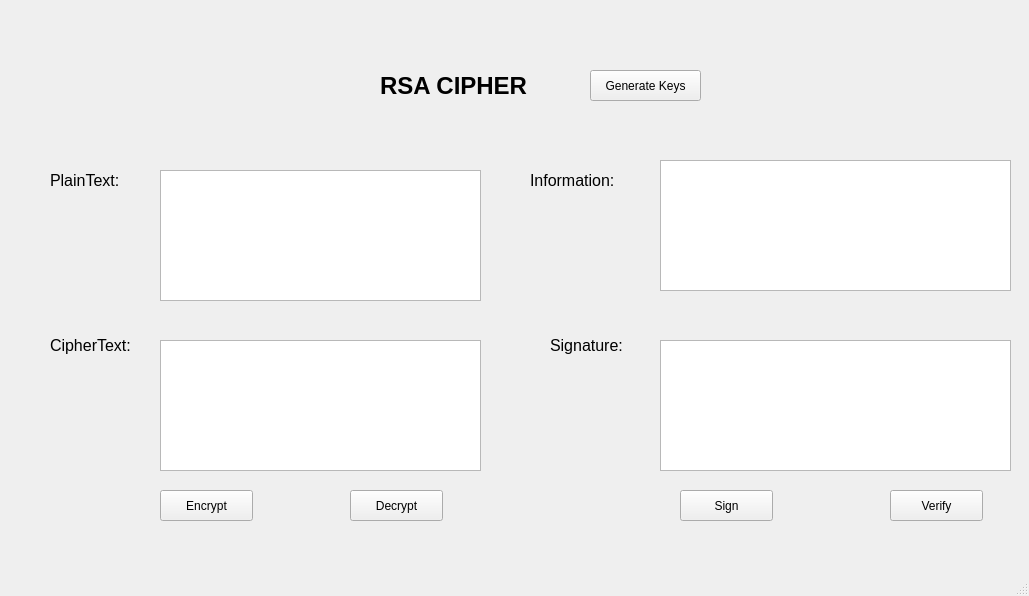
<?xml version="1.0" encoding="UTF-8"?>
<ui version="4.0">
 <class>MainWindow</class>
 <widget class="QMainWindow" name="MainWindow">
  <property name="geometry">
   <rect>
    <x>0</x>
    <y>0</y>
    <width>1029</width>
    <height>596</height>
   </rect>
  </property>
  <property name="windowTitle">
   <string>MainWindow</string>
  </property>
  <widget class="QWidget" name="centralwidget">
   <widget class="QLabel" name="label">
    <property name="geometry">
     <rect>
      <x>380</x>
      <y>60</y>
      <width>301</width>
      <height>51</height>
     </rect>
    </property>
    <property name="font">
     <font>
      <pointsize>18</pointsize>
      <weight>75</weight>
      <bold>true</bold>
     </font>
    </property>
    <property name="text">
     <string>RSA CIPHER</string>
    </property>
   </widget>
   <widget class="QLabel" name="label_2">
    <property name="geometry">
     <rect>
      <x>50</x>
      <y>160</y>
      <width>121</width>
      <height>41</height>
     </rect>
    </property>
    <property name="font">
     <font>
      <pointsize>12</pointsize>
     </font>
    </property>
    <property name="text">
     <string>PlainText:</string>
    </property>
   </widget>
   <widget class="QLabel" name="label_3">
    <property name="geometry">
     <rect>
      <x>50</x>
      <y>330</y>
      <width>121</width>
      <height>31</height>
     </rect>
    </property>
    <property name="font">
     <font>
      <pointsize>12</pointsize>
     </font>
    </property>
    <property name="text">
     <string>CipherText:</string>
    </property>
   </widget>
   <widget class="QLabel" name="label_4">
    <property name="geometry">
     <rect>
      <x>530</x>
      <y>160</y>
      <width>121</width>
      <height>41</height>
     </rect>
    </property>
    <property name="font">
     <font>
      <pointsize>12</pointsize>
     </font>
    </property>
    <property name="text">
     <string>Information:</string>
    </property>
   </widget>
   <widget class="QLabel" name="label_5">
    <property name="geometry">
     <rect>
      <x>550</x>
      <y>330</y>
      <width>121</width>
      <height>31</height>
     </rect>
    </property>
    <property name="font">
     <font>
      <pointsize>12</pointsize>
     </font>
    </property>
    <property name="text">
     <string>Signature:</string>
    </property>
   </widget>
   <widget class="QTextEdit" name="txt_Plaintext">
    <property name="geometry">
     <rect>
      <x>160</x>
      <y>170</y>
      <width>321</width>
      <height>131</height>
     </rect>
    </property>
   </widget>
   <widget class="QTextEdit" name="txt_CipherText">
    <property name="geometry">
     <rect>
      <x>160</x>
      <y>340</y>
      <width>321</width>
      <height>131</height>
     </rect>
    </property>
   </widget>
   <widget class="QTextEdit" name="txt_Info">
    <property name="geometry">
     <rect>
      <x>660</x>
      <y>160</y>
      <width>351</width>
      <height>131</height>
     </rect>
    </property>
   </widget>
   <widget class="QTextEdit" name="txt_Sign">
    <property name="geometry">
     <rect>
      <x>660</x>
      <y>340</y>
      <width>351</width>
      <height>131</height>
     </rect>
    </property>
   </widget>
   <widget class="QPushButton" name="btn_encrypt">
    <property name="geometry">
     <rect>
      <x>160</x>
      <y>490</y>
      <width>93</width>
      <height>31</height>
     </rect>
    </property>
    <property name="text">
     <string>Encrypt</string>
    </property>
   </widget>
   <widget class="QPushButton" name="btn_decrypt">
    <property name="geometry">
     <rect>
      <x>350</x>
      <y>490</y>
      <width>93</width>
      <height>31</height>
     </rect>
    </property>
    <property name="text">
     <string>Decrypt</string>
    </property>
   </widget>
   <widget class="QPushButton" name="btn_sign">
    <property name="geometry">
     <rect>
      <x>680</x>
      <y>490</y>
      <width>93</width>
      <height>31</height>
     </rect>
    </property>
    <property name="text">
     <string>Sign</string>
    </property>
   </widget>
   <widget class="QPushButton" name="btn_verify">
    <property name="geometry">
     <rect>
      <x>890</x>
      <y>490</y>
      <width>93</width>
      <height>31</height>
     </rect>
    </property>
    <property name="text">
     <string>Verify</string>
    </property>
   </widget>
   <widget class="QPushButton" name="btn_gen_keys">
    <property name="geometry">
     <rect>
      <x>590</x>
      <y>70</y>
      <width>111</width>
      <height>31</height>
     </rect>
    </property>
    <property name="text">
     <string>Generate Keys</string>
    </property>
   </widget>
  </widget>
  <widget class="QMenuBar" name="menubar">
   <property name="geometry">
    <rect>
     <x>0</x>
     <y>0</y>
     <width>1029</width>
     <height>26</height>
    </rect>
   </property>
  </widget>
  <widget class="QStatusBar" name="statusbar"/>
 </widget>
 <resources/>
 <connections/>
</ui>
